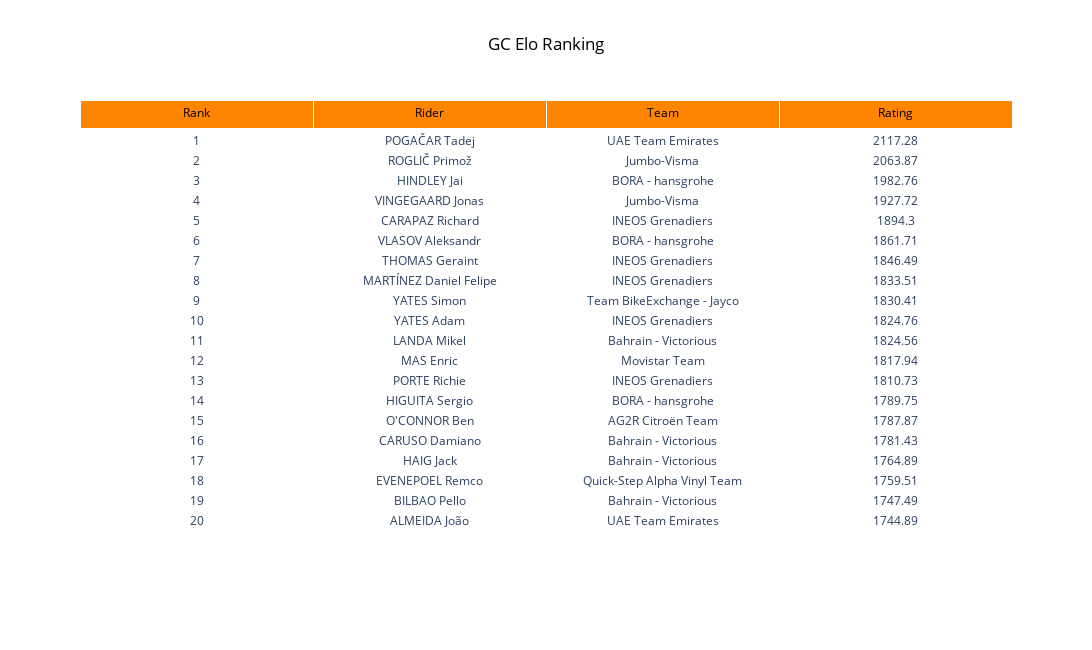

Here is the notebook cell this chart was saved with:
### Code cell
# ===== generate and save most recent rankings for RACE_TYPE ===== #
curr_date = datetime.today().strftime('%Y%m%d')
fname = f'{RACE_TYPE.lower()}-{GENDER}-{curr_date}.png'
gen_rankings_viz(ratings, results, title = f'{RACE_TYPE} Elo Ranking', fname = fname)

### Figure 1 — Plotly figure (JSON) as saved in the notebook; plotly's stock layout.template omitted (floating-point values rounded to 4 significant figures)
{"data": [{"cells": {"align": "center", "fill": {"color": "white"}, "values": [[1, 2, 3, 4, 5, 6, 7, 8, 9, 10, 11, 12, 13, 14, 15, 16, 17, 18, 19, 20], ["POGAČAR Tadej", "ROGLIČ Primož", "HINDLEY Jai", "VINGEGAARD Jonas", "CARAPAZ Richard", "VLASOV Aleksandr", "THOMAS Geraint", "MARTÍNEZ Daniel Felipe", "YATES Simon", "YATES Adam", "LANDA Mikel", "MAS Enric", "PORTE Richie", "HIGUITA Sergio", "O'CONNOR Ben", "CARUSO Damiano", "HAIG Jack", "EVENEPOEL Remco", "BILBAO Pello", "ALMEIDA João"], ["UAE Team Emirates", "Jumbo-Visma", "BORA - hansgrohe", "Jumbo-Visma", "INEOS Grenadiers", "BORA - hansgrohe", "INEOS Grenadiers", "INEOS Grenadiers", "Team BikeExchange - Jayco", "INEOS Grenadiers", "Bahrain - Victorious", "Movistar Team", "INEOS Grenadiers", "BORA - hansgrohe", "AG2R Citroën Team", "Bahrain - Victorious", "Bahrain - Victorious", "Quick-Step Alpha Vinyl Team", "Bahrain - Victorious", "UAE Team Emirates"], [2117.0, 2064.0, 1983.0, 1928.0, 1894.0, 1862.0, 1846.0, 1834.0, 1830.0, 1825.0, 1825.0, 1818.0, 1811.0, 1790.0, 1788.0, 1781.0, 1765.0, 1760.0, 1747.0, 1745.0]]}, "header": {"align": "center", "fill": {"color": "#FF8500"}, "font": {"color": "black"}, "values": ["Rank", "Rider", "Team", "Rating"]}, "type": "table"}], "layout": {"height": 650, "title": {"font": {"color": "black"}, "text": "GC Elo Ranking", "x": 0.5}, "width": 1300}}
